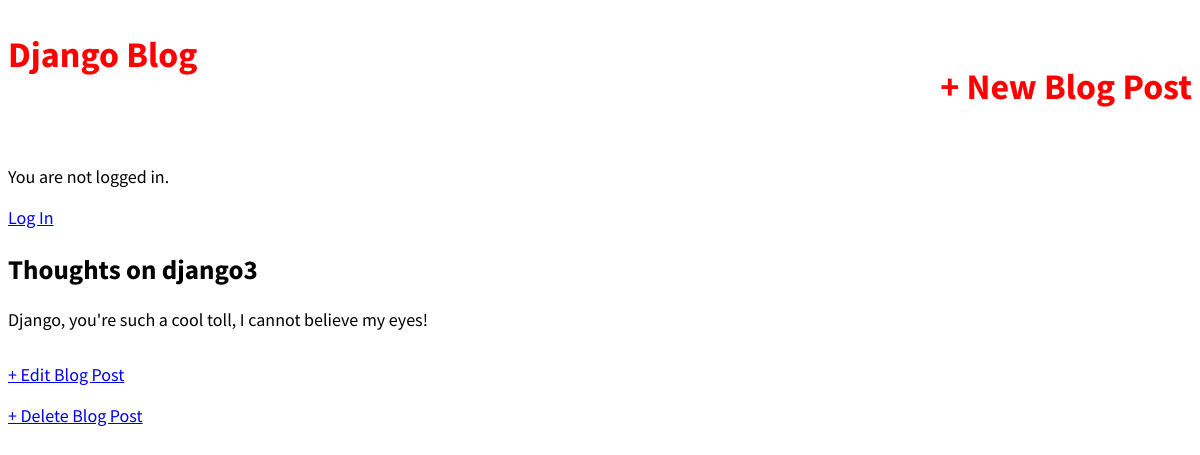
The app's page /post/1/ with its own data.
### blog/models.py (models this page shows, shortened)
class Post(models.Model):
    title = models.CharField(max_length=200)
    author = models.ForeignKey(
        'auth.User',
        on_delete = models.CASCADE
    )
    body = models.TextField()

### blog/views.py (the view)
# urls.py: path('post/<int:pk>/', BlogDetailView.as_view(), name='post_detail'),
class BlogDetailView(DetailView):
    model = Post
    template_name = 'post_detail.html'

### templates/post_detail.html
{% extends 'base.html' %}
{% block content %}
    <div class="post-entry">
        <h2>{{ object.title }}</h2>
        <p>{{ object.body }}</p>
    </div>
    <p><a href="{% url 'post_edit' post.pk %}">+ Edit Blog Post</a></p>
    <p><a href="{% url 'post_delete' post.pk %}">+ Delete Blog Post</a></p>
{% endblock content %}

### static/css/base.css (style rules this page uses)
body { font-family:'Source Sans Pro',sans-serif; font-size:18px; }
.post-entry { margin-bottom:2rem; }
.post-entry h2 { margin:0.5rem0; }

### records on screen
Post: title "Thoughts on django3", body "Django, you're such a cool toll, I cannot believe my eyes!"
